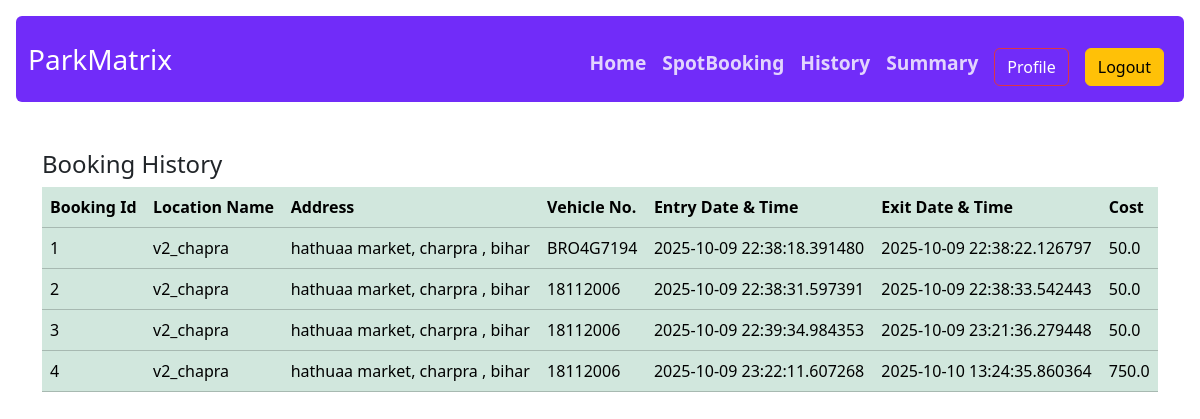
The app's page /booking_history (signed in) with its own data.
### models/models.py (models this page shows)
class ParkingLot(db.Model):
    id = db.Column(db.Integer , primary_key = True)
    lot_name = db.Column(db.String(256), nullable = False )
    price = db.Column(db.Float, nullable = False)
    city = db.Column(db.String(64), nullable = False)
    pin_code = db.Column(db.String(32), nullable = False)
    available_parking_spots = db.Column(db.Integer, nullable = False)
    deleted_lot = db.Column(db.Boolean, nullable = False, default = False)
    parking_spot = db.relationship("ParkingSpot", backref="parking_lot", lazy=True, cascade="all,delete")

class Bookedspot(db.Model):
    id = db.Column(db.Integer, primary_key = True)
    spot_id = db.Column(db.Integer , db.ForeignKey(ParkingSpot.id)  , nullable = False)
    user_id = db.Column(db.Integer, db.ForeignKey(User.id), nullable = False)
    entry_timing = db.Column(db.DateTime, nullable=False, default=datetime.now)
    exit_timing = db.Column(db.DateTime, nullable=True)
    parking_cost = db.Column(db.Float, nullable=True)
    vehicle_number = db.Column(db.String(64), nullable = False)
    vehicle_released = db.Column(db.Boolean, nullable = False , default = False)

### controllers/routes.py (the view)
@app.route('/booking_history')
@auth_required
def booking_history():
    user = User.query.get(session['user_id'])
    released_bookings = Bookedspot.query.filter_by(user_id=user.id, vehicle_released=True).all()
    occupied_history = []
    for booking in released_bookings:
        spot = ParkingSpot.query.get(booking.spot_id)
        lot = ParkingLot.query.get(spot.lot_id)
        occupied_history.append({
            'bookedspot_id': booking.id,
            'location_name': lot.lot_name,
            'address': lot.city,
            'vehicle': booking.vehicle_number,
            'entry': booking.entry_timing,
            'exit': booking.exit_timing,
            'cost': booking.parking_cost
        })
    return render_template('booking_history.html', occupied_history=occupied_history)

### controllers/routes.py (called while the page is built)
@app.context_processor
def inject_user():
    user = None
    if 'user_id' in session:
        user = User.query.get(session['user_id'])
    return dict(user=user)

def auth_required(func):
    @wraps(func)
    def inner(*args, **kwargs):
        if 'user_id' in session:
            return func(*args, **kwargs)
        else:
            flash("Please log in first.")
            return redirect(url_for('login'))
    return inner

### templates/booking_history.html (shortened to what this page needs)
{% extends 'layout.html' %}
{% block content %}
  <div class="container-lg">
  <h4 class="text-start dispaly-1 mb-2 mt-5 ">Booking History</h4>
  <table class="table table-success">
    <thead>
      <tr>
        <th scope="col">Booking Id</th>
        <th scope="col">Location Name</th>
        <th scope="col">Address</th>
        <th scope="col">Vehicle No.</th>
        <th scope="col">Entry Date & Time</th>
        <th scope="col">Exit Date & Time </th>
        <th scope="col">Cost</th>
      </tr>
    </thead>
    <tbody>
      {% for history in occupied_history %}
      <tr>
        <td>{{history.bookedspot_id}}</td>
        <td>{{history.location_name}}</td>
        <td>{{history.address}}</td>
        <td>{{history.vehicle}}</td>
        <td>{{history.entry}}</td>
        <td>{{history.exit}}</td>
        <td>{{history.cost}}</td>
      </tr>
      {% endfor %}
    </tbody>
  </table>
</div>
{% endblock %}

### records on screen
ParkingLot: location_name "v2_chapra" "v2_chapra" "v2_chapra" "v2_chapra", address "hathuaa market, charpra , bihar" "hathuaa market, charpra , bihar" "hathuaa market, charpra , bihar" "hathuaa market, charpra , bihar"
Bookedspot: vehicle "BRO4G7194", entry "2025-10-09 22:38:18.391480", exit "2025-10-09 22:38:22.126797", cost "50.0"
Bookedspot: vehicle "18112006", entry "2025-10-09 22:38:31.597391", exit "2025-10-09 22:38:33.542443", cost "50.0"
Bookedspot: vehicle "18112006", entry "2025-10-09 22:39:34.984353", exit "2025-10-09 23:21:36.279448", cost "50.0"
Bookedspot: vehicle "18112006", entry "2025-10-09 23:22:11.607268", exit "2025-10-10 13:24:35.860364", cost "750.0"

### other values on screen
{{ history.bookedspot_id }} "1" "2" "3" "4"
